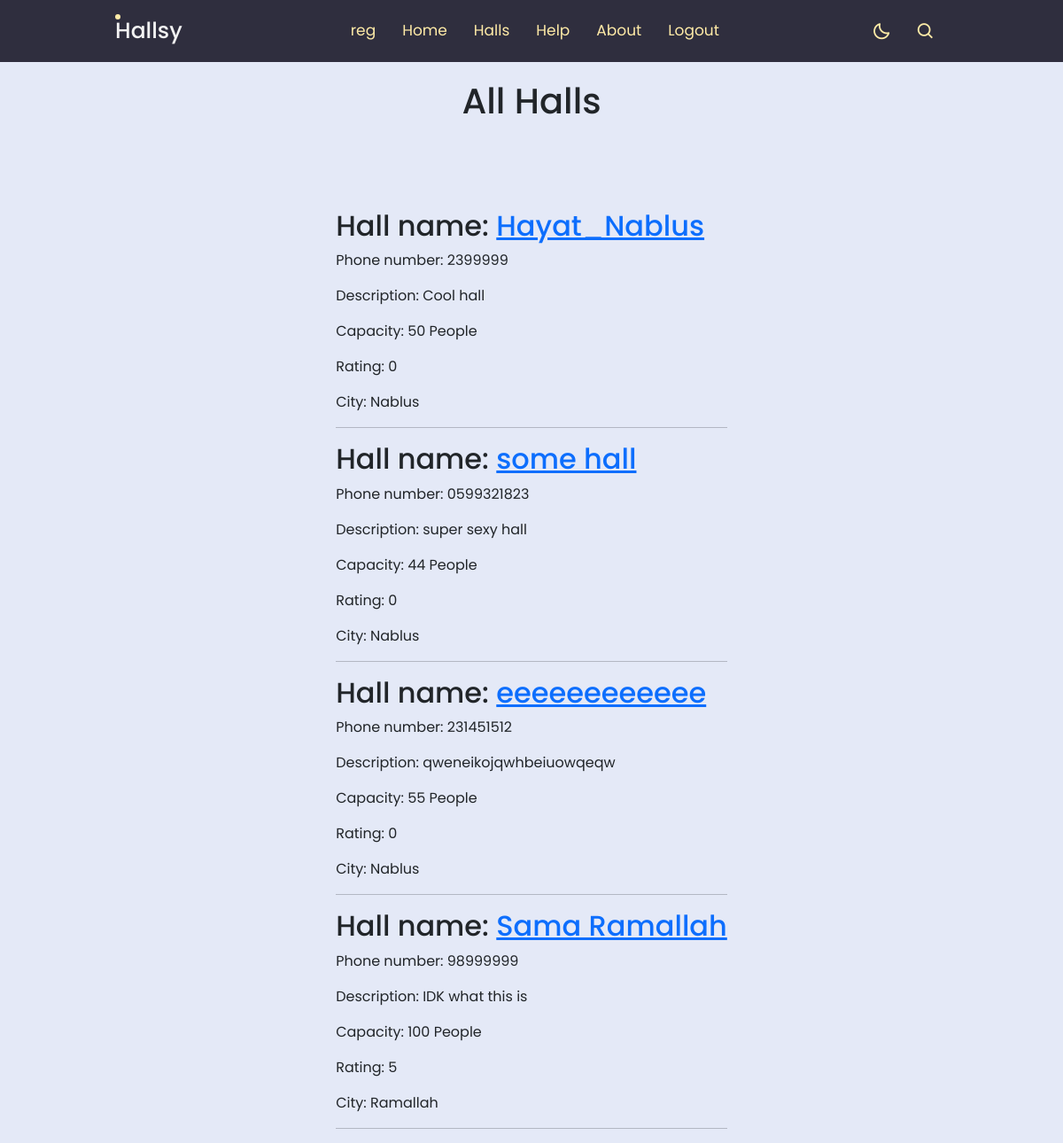
The page /halls (signed in) on the database its author committed.
### login_app/models.py (models this page shows)
class User(models.Model):
    username = models.CharField(max_length=45)
    first_name = models.CharField(max_length=45)
    last_name = models.CharField(max_length=45)
    email = models.EmailField(max_length=254)
    password = models.CharField(max_length=255)
    phone = models.CharField(max_length=10, default=0000000000)
    created_at = models.DateTimeField(auto_now_add=True)
    updated_at = models.DateTimeField(auto_now=True)
    objects = Validator()

### halls_app/models.py (models this page shows)
class Hall(models.Model):
    name = models.CharField(max_length=45)
    phone = models.CharField(max_length=10, default=0000000000)
    description = models.TextField()
    capacity = models.CharField(max_length=255)
    rating = models.IntegerField(default=0)
    city = models.ForeignKey(City, related_name="halls", on_delete=models.CASCADE)
    user_booked = models.ManyToManyField(User, related_name="halls_booked")
    created_at = models.DateTimeField(auto_now_add=True)
    updated_at = models.DateTimeField(auto_now=True)

class City(models.Model):
    name = models.CharField(max_length=45)
    image = models.ImageField(upload_to ='city_imgs/')
    created_at = models.DateTimeField(auto_now_add=True)
    updated_at = models.DateTimeField(auto_now=True)

### halls_app/views.py (the view)
# urls.py: path('halls', views.halls),
def halls(request):
    context = {
        "user": models.get_user_session(request),
        "halls": models.get_halls_model(),
        "cities": models.get_cities_model(request),
    }
    return render(request, 'user/halls.html', context)

### halls_app/models.py (called while the page is built)
def get_user_session(request):
    return User.objects.get(id=request.session['userid'])

def get_cities_model(request):
    return City.objects.all()

def get_halls_model():
    return Hall.objects.all()

### halls_app/templates/user/halls.html (shortened to what this page needs)
<!DOCTYPE html>
<html>
  <head>
    <link
      href="https://unpkg.com/boxicons@2.1.4/css/boxicons.min.css"
      rel="stylesheet"
    />
    {% load static %}
    <link
      href="https://cdn.jsdelivr.net/npm/bootstrap@5.3.0/dist/css/bootstrap.min.css"
      rel="stylesheet"
    />
    <link rel="stylesheet" href="{% static 'cities/style.css' %}" />
  </head>
  <body>
    <nav>
      <div class="nav-bar">
        <span class="logo navLogo"><a href="">Hallsy</a></span>
        <div class="menu">
          <ul class="nav-links">
            <li><a href="/profile">{{user.username}}</a></li>
            <li><a href="/cities">Home</a></li>
            <li><a href="/halls">Halls</a></li>
            <li><a href="/help">Help</a></li>
            <li><a href="/about">About</a></li>
            <li><a href="/logout_user">Logout</a></li>
          </ul>
        </div>
        <div class="darkLight-searchBox">
          <div class="drak-light">
            <i class="bx bx-moon moon"></i>
          </div>
          <div class="searchBox">
            <div class="searchToggle">
              <i class="bx bx-search search"></i>
            </div>
          </div>
        </div>
      </div>
    </nav>
    <div class="container">
      <h1 id="title_header">All Halls</h1>
    </div>
    <div class="container">
      <div class="details">
        {% for hall in halls %}
        <div class="hall">
          <h2>
            Hall name:
            <a href="/halls/{{hall.city.name}}/{{hall.name}}">{{hall.name}}</a>
          </h2>
          <p>Phone number: {{hall.phone}}</p>
          <p>Description: {{hall.description}}</p>
          <p>Capacity: {{hall.capacity}} People</p>
          <p>Rating: {{hall.rating}}</p>
          <p>City: {{hall.city.name}}</p>
          <hr />
        </div>
        {% endfor %}
      </div>
    </div>
  </body>
</html>

### halls_app/static/cities/style.css (style rules this page uses)
* { margin: 0; padding: 0; box-sizing: border-box; font-family: "Poppins", sans-serif; }
:root { --body-color: #e4e9f7; --nav-color: #4070f4; --side-nav: #010718; --text-color: #ffeba7; --search-bar: #f2f2f2; --search-text: #010718; }
body { height: 100vh; background-color: var(--body-color); }
nav { position: fixed; top: 0; left: 0; height: 70px; width: 100%; background-color: #2f2e3e; z-index: 100; }
nav .nav-bar { position: relative; height: 100%; max-width: 1000px; width: 100%; background-color: #2f2e3e; margin: 0 auto; padding: 0 30px; display: flex; align-items: center; justify-content: space-between; }
nav .nav-bar .logo a { font-size: 25px; font-weight: 500; color: var(--search-bar); text-decoration: none; }
.nav-bar .nav-links { display: flex; align-items: center; margin: 10px; }
.nav-bar .nav-links li { margin: 0 5px; list-style: none; }
.nav-links li a { position: relative; font-size: 17px; font-weight: 400; color: var(--text-color); text-decoration: none; padding: 10px; }
.nav-bar .logo a::before { content: ""; position: absolute; height: 6px; width: 6px; border-radius: 50%; background-color: #ffeba7; }
.nav-links li a::before { content: ""; position: absolute; left: 40%; bottom: 0; transform: translateX(50%); height: 6px; width: 6px; border-radius: 50%; background-color: #ffeba7; opacity: 0; transition: all 0.3s ease; }
.nav-bar .darkLight-searchBox { display: flex; align-items: center; }
.darkLight-searchBox .drak-light, .darkLight-searchBox .searchToggle { height: 40px; width: 40px; display: flex; align-items: center; justify-content: center; margin: 0 5px; }
.drak-light i, .searchToggle i { position: absolute; color: var(--text-color); font-size: 22px; cursor: pointer; transition: all 0.3s ease; }
.searchBox { position: relative; }
.container { position: relative; width: 1160px; display: flex; justify-content: center; flex-wrap: wrap; transform-style: preserve-3d; perspective: 500px; margin: auto; margin-top: 90px; }
body { background-image: url("https://static.pexels.com/photos/414171/pexels-photo-414171.jpeg"); background-size: cover; -webkit-animation: slidein 100s; animation: slidein 100s; -webkit-animation-fill-mode: forwards; animation-fill-mode: forwards; -webkit-animation-iteration-count: infinite; animation-iteration-count: infinite; -webkit-animation-direction: alternate; animation-direction: alternate; }

### rows shown on the page
User: username "reg"
Hall: name "Hayat_Nablus", phone "2399999", description "Cool hall", capacity "50", rating "0", city.name "Nablus"
Hall: name "some hall", phone "0599321823", description "super sexy hall", capacity "44", rating "0", city.name "Nablus"
Hall: name "eeeeeeeeeeee", phone "231451512", description "qweneikojqwhbeiuowqeqw", capacity "55", rating "0", city.name "Nablus"
Hall: name "Sama Ramallah", phone "98999999", description "IDK what this is", capacity "100", rating "5", city.name "Ramallah"
